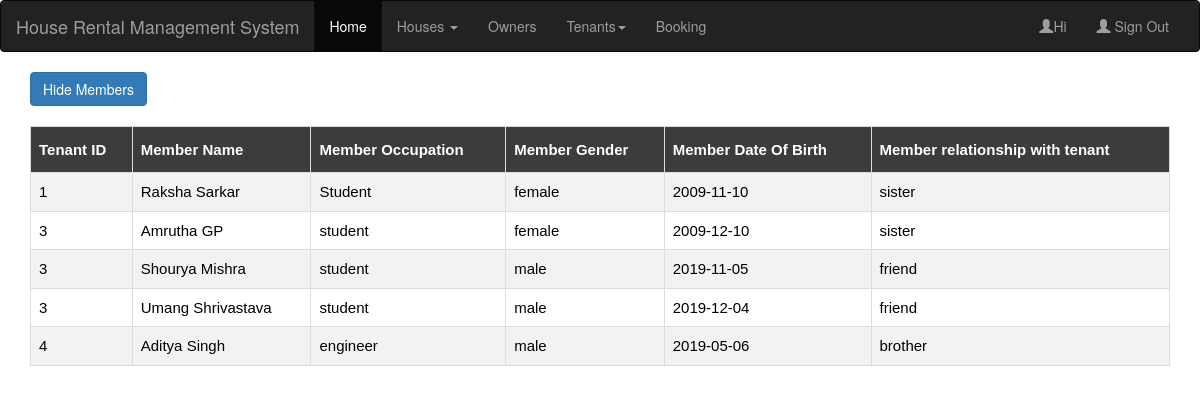
Page /tenant2.php on the committed database.
### tables this page shows
CREATE TABLE `member` (
  `tenant_id` int(11) NOT NULL,
  `fname` varchar(20) NOT NULL,
  `lname` varchar(20) NOT NULL,
  `occupation` varchar(50) DEFAULT NULL,
  `gender` varchar(10) DEFAULT NULL,
  `dob` date DEFAULT NULL,
  `relationship` varchar(20) DEFAULT NULL
);

### tenant2.php (the view, shortened to what this page needs)
<!DOCTYPE html>
<html lang="en">
<head>
   <link rel="stylesheet" type="text/css" href="table.css">
  <link rel="stylesheet" href="https://maxcdn.bootstrapcdn.com/bootstrap/3.4.0/css/bootstrap.min.css">
</head>
<body>
<nav class="navbar navbar-inverse">
  <div class="container-fluid">
    <div class="navbar-header">
      <a class="navbar-brand" href="#">House Rental Management System</a>
    </div>
    <div class="collapse navbar-collapse" id="myNavbar">
      <ul class="nav navbar-nav">
        <li class="active"><a href="home.php">Home</a></li>
        <li class="dropdown">
          <a class="dropdown-toggle" data-toggle="dropdown" href="#">Houses <span class="caret"></span></a>
        </li>
        <li><a href="owner.php">Owners</a></li>
        <li class="dropdown">
          <a class="dropdown-toggle" data-toggle="dropdown" href="#">Tenants<span class="caret"></span></a>
          </li>
        <li><a href="booking.php">Booking</a></li>
      </ul>
      <ul class="nav navbar-nav navbar-right">
         <li><a href="#"><span class="glyphicon glyphicon-user"></span>Hi <?php session_start();echo $_SESSION['uname'];?></a>
         </li>
        <li><a href="index.html"><span class="glyphicon glyphicon-user"></span> Sign Out</a></li>
      </ul>
    </div>
  </div>
</nav>
<div class="container">
  <a href="tenant.php" class='btn btn-primary'>Hide Members</a><br><br>
  <table border="1" id="customers">
    <tr>
      <th>Tenant ID</th>
      <th>Member Name</th>
      <th>Member Occupation</th>
      <th>Member Gender</th>
      <th>Member Date Of Birth</th>
      <th>Member relationship with tenant</th>
    </tr>
<?php
include("connection.php");
$query="select * from tenant t join member m on t.tenant_id=m.tenant_id";
$data=mysqli_query($conn,$query);
while($result=mysqli_fetch_assoc($data))
{
 echo "<tr><td>".$result['tenant_id']."</td><td>".$result['fname']." ".$result['lname']."</td><td>".$result['occupation']."</td><td>".$result['gender']."</td><td>".$result['dob']."</td><td>".$result['relationship']."</td></tr>";
}
echo "</table>";
?>
</div>
</body>
</html>

### table.css (style rules this page uses)
table { width:100%; color: black; font-family: monospace; font-size: 15px; text-align: left; border-color: black; border-style: solid; }
#customers { font-family: "Trebuchet MS", Arial, Helvetica, sans-serif; border-collapse: collapse; width: 100%; }
#customers td, #customers th { border: 1px solid #ddd; padding: 8px; }
#customers tr:nth-child(even) { background-color: #f2f2f2; }
#customers th { padding-top: 12px; padding-bottom: 12px; text-align: left; background-color: #3c3c3c; color: white; }

### rows in the picture
member: tenant "1", fname "Raksha", lname "Sarkar", occupation "Student", gender "female", dob "2009-11-10", relationship "sister"
member: tenant "3", fname "Amrutha", lname "GP", occupation "student", gender "female", dob "2009-12-10", relationship "sister"
member: tenant "3", fname "Shourya", lname "Mishra", occupation "student", gender "male", dob "2019-11-05", relationship "friend"
member: tenant "3", fname "Umang", lname "Shrivastava", occupation "student", gender "male", dob "2019-12-04", relationship "friend"
member: tenant "4", fname "Aditya", lname "Singh", occupation "engineer", gender "male", dob "2019-05-06", relationship "brother"
